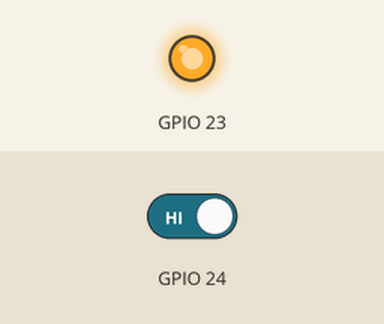
Simulated run of this program. Board: Raspberry Pi (BCM pin numbers). Shown: output pins drawn as LEDs (lit = HIGH). Inputs (shaded band) come from the test bench; at power-on: GPIO 24 HIGH.

Above: at 1.2 s.
1.3 s: GPIO 24 driven LOW
At 2.0 s:
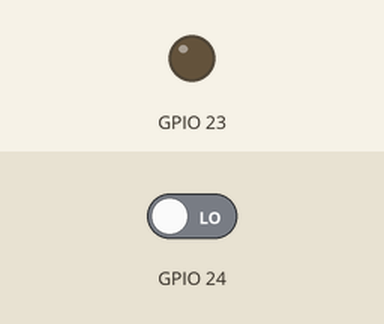
2.8 s: GPIO 24 driven HIGH
At 3.2 s:
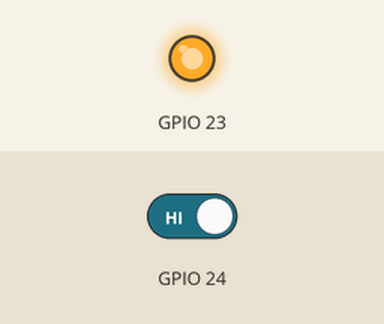
Timing chart, 0 to 5.8 s (numbered marks = the images above; inputs shaded):
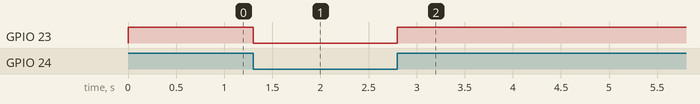

Measured:
- after the input at 1.3 s, GPIO 23: HIGH → LOW at once
- after the input at 2.8 s, GPIO 23: LOW → HIGH at once

The program:

GPIO_Tasterabfrage.py
```python
import RPi.GPIO as GPIO #GPIO Library um Pins anzusteuern
import time             #Library für Verzögerungsfunktionen

GPIO.setmode(GPIO.BCM)  #GPIO Pins sollen mit der GPIO Nummerierung angesprochen werden
GPIO.setup(23, GPIO.OUT)#GPIO Pin 23 soll als Output definiert werden
GPIO.setup(24,GPIO.IN)

#Beispiel: Bei Tastendruck LED leuchten lassen
# Endlosschleife
while True:
    if GPIO.input(24) == 0:
        # Ausschalten
        GPIO.output(23, GPIO.LOW)
    else:
        # Einschalten
        GPIO.output(23, GPIO.HIGH)
    time.sleep(0.1)
```
